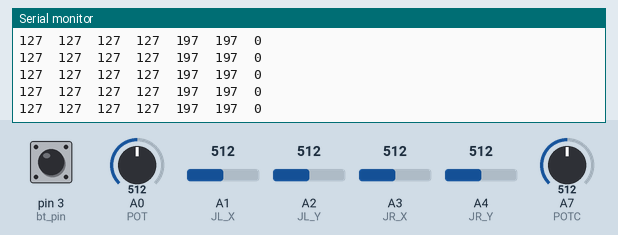
A sketch run on a simulated Arduino Nano, built with avr-gcc and run on an emulated ATmega328P. Parts: the last lines printed to the serial monitor. The inputs (shaded band) are chosen by the test bench; at power-on: A0 (POT) = 512, A7 (POTC) = 512, A1 (JL_X) = 512, pin 3 (bt_pin) HIGH, A2 (JL_Y) = 512, A3 (JR_X) = 512, A4 (JR_Y) = 512. No radio packets arrive unless stated.

Above: at 1.2 s.
1.3 s: A0 (POT) set to 649
At 2.4 s:
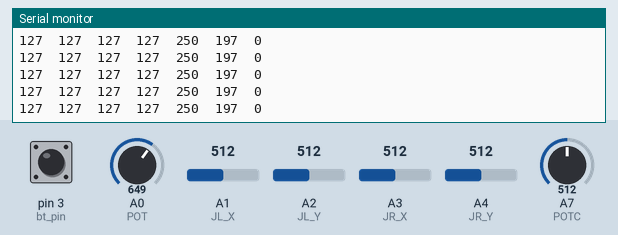
4.3 s: A0 (POT) set to 677
At 5.2 s:
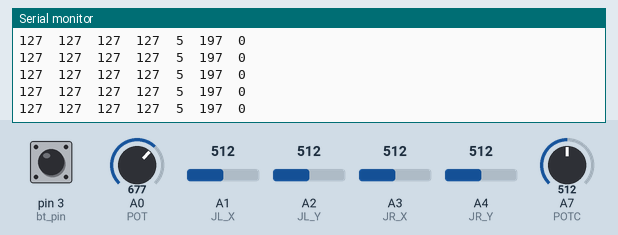
7.3 s: A7 (POTC) set to 646
At 8.3 s:
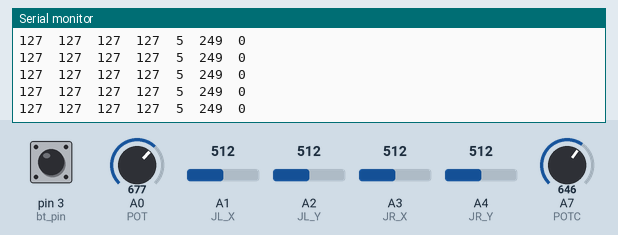
10.3 s: A7 (POTC) set to 675
At 11.1 s:
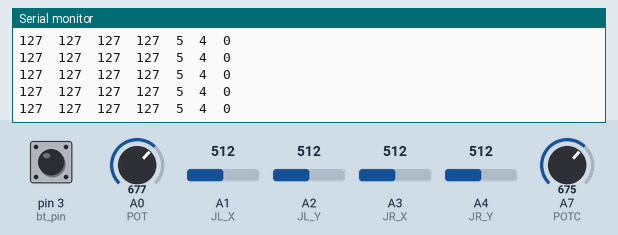
11.8 s: A1 (JL_X) set to 416
At 12.5 s:
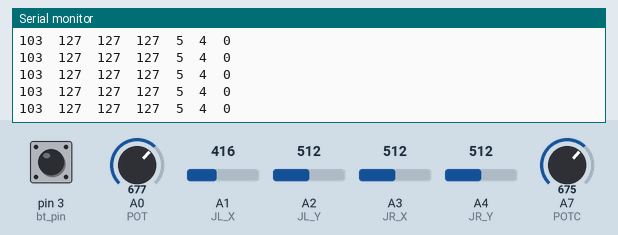
14.8 s: A1 (JL_X) set to 394
At 15.8 s:
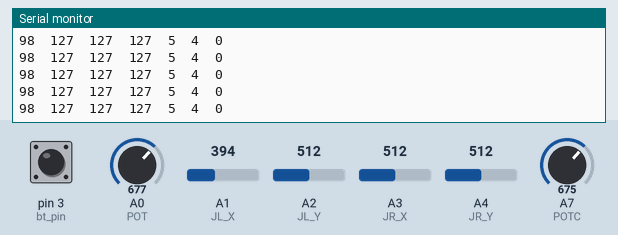
Timing chart, 0 to 17.3 s (numbered marks = the images above; inputs shaded):
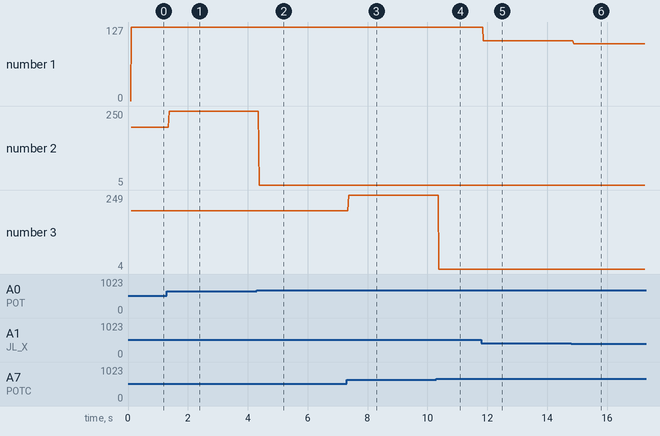

The sketch:

RF_REM.ino
```cpp
#include <SPI.h>
#include <nRF24L01.h>
#include <RF24.h>

// Pin assignments
const int JL_X = A1;  // Left joystick X-axis
const int JL_Y = A2;  // Left joystick Y-axis
const int JR_X = A3;  // Right joystick X-axis
const int JR_Y = A4;  // Right joystick Y-axis
const int POT = A0;   // Potentiometer 1
const int POTC = A7;  // Potentiometer 2
const int bt_pin = 3; // Tactile button

// Variables for button debouncing
int buttonState = HIGH;         // Current button state (HIGH = not pressed, LOW = pressed)
int lastButtonState = HIGH;     // Previous button state
unsigned long lastDebounceTime = 0;  // Last time the button state changed
const unsigned long debounceDelay = 1; // Debounce time in ms
int clawState = 0; // 0 = Claw Deactivated, 1 = Claw Activated

// RF24 radio setup
RF24 radio(9, 8); // CE, CSN pins
const byte address[6] = "00001";

// Data structure to send
struct DataPacket {
  byte jl_x;
  byte jl_y;
  byte jr_x;
  byte jr_y;
  byte pot;
  byte potc;
  byte claw; // Claw state (0 or 1)
} data;

void setup() {
  // Initialize Serial at 9600 baud
  Serial.begin(9600);

  // Set button pin as input with internal pull-up resistor
  pinMode(bt_pin, INPUT_PULLUP);

  // Initialize radio
  if (!radio.begin()) {
    Serial.println("Radio initialization failed!");
    while (1); // Halt if radio fails
  }
  radio.openWritingPipe(address);
  radio.setPALevel(RF24_PA_MIN);
  radio.stopListening();

  // Set ADC reference to 3.3V
  analogReference(DEFAULT);

  // Print header
  Serial.println("Transmitting Joystick, Potentiometer & Button Values:");
  Serial.println("JL_X\tJL_Y\tJR_X\tJR_Y\tPOT\tPOTC\tClaw");
  // Print initial claw state
  Serial.print("\t\t\t\t\t\t");
  Serial.println(clawState);
}

void loop() {
  // Read all analog inputs
  int jl_x_val = analogRead(JL_X);
  int jl_y_val = analogRead(JL_Y);
  int jr_x_val = analogRead(JR_X);
  int jr_y_val = analogRead(JR_Y);
  int pot_val = analogRead(POT);
  int potc_val = analogRead(POTC);

  // Read button state
  int reading = digitalRead(bt_pin);

  // Debounce button
  if (reading != lastButtonState) {
    lastDebounceTime = millis();
  }
  if ((millis() - lastDebounceTime) > debounceDelay) {
    if (reading != buttonState) {
      buttonState = reading;
      if (buttonState == LOW) { // Toggle on press
        clawState = !clawState; // Toggle between 0 and 1
      }
    }
  }
  lastButtonState = reading;

  // Map values to byte range (0-255)
  data.jl_x = map(jl_x_val, 0, 1023, 0, 255);
  data.jl_y = map(jl_y_val, 0, 1023, 0, 255);
  data.jr_x = map(jr_x_val, 0, 1023, 0, 255);
  data.jr_y = map(jr_y_val, 0, 1023, 0, 255);
  data.pot = map(pot_val, 0, 660, 0, 255); // Matches 2.13V limit
  data.potc = map(potc_val, 0, 660, 0, 255);
  data.claw = clawState;

  // Send data via RF
  radio.write(&data, sizeof(DataPacket));

  // Print values in tab-separated format continuously
  Serial.print(data.jl_x);
  Serial.print("\t");
  Serial.print(data.jl_y);
  Serial.print("\t");
  Serial.print(data.jr_x);
  Serial.print("\t");
  Serial.print(data.jr_y);
  Serial.print("\t");
  Serial.print(data.pot);
  Serial.print("\t");
  Serial.print(data.potc);
  Serial.print("\t");
  Serial.println(data.claw);

  // Delay for stability
  delay(10);
}
```

Measured:
- after the input at 1.3 s, the serial monitor: prints a new line after 0.07 s (image 1)
- after the input at 4.3 s, the serial monitor: prints a new line after 0.08 s (image 2)
- after the input at 7.3 s, the serial monitor: prints a new line after 0.07 s (image 3)
- after the input at 10.3 s, the serial monitor: prints a new line after 0.08 s (image 4)
- after the input at 11.8 s, the serial monitor: prints a new line after 0.07 s (image 5)
- after the input at 14.8 s, the serial monitor: prints a new line after 0.08 s (image 6)
- plotted number 1: 127 → 103 after the input at 11.8 s, 103 → 98 after the input at 14.8 s
- plotted number 2: 197 → 250 after the input at 1.3 s, 250 → 5 after the input at 4.3 s
